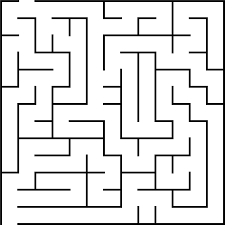
#> input picture 3DMazeSolvers/Solvers/mazes/dijkstra_default.png, 225 x 225 px
$ python Dijkstra.py
#> lines starting #> are read from the running program, lines starting #| are printed output that depends on the picture; after the words box and inside, x2 and y2 are one past the last pixel; in counts of white or black regions, pixels touching at a corner belong together
"""
Source code taken from:
Solving Maze with Python by Max Reynolds:
https://towardsdatascience.com/solving-mazes-with-python-f7a412f2493f
"""

import cv2  # install opencv-python package to use cv2
import matplotlib.pyplot as plt  # install matplotlib package to use pyplot
import numpy as np

# draw starting and ending points in maze image
# default maze - mazes/dijkstra_default.png
img = cv2.imread('mazes/dijkstra_default.png')  # read an image from a file using
#> img is the input picture: shape (225, 225, 3); min 0, max 255, mean 225.5
cv2.circle(img, (25, 5), 3, (0, 0, 255), -1)  # add a circle at (25, 5) - start point - blue
#> img: shape (225, 225, 3); 0.06% of pixels changed, all inside (x1, y1, x2, y2) = (22, 2, 29, 9)
cv2.circle(img, (9, 220), 3, (255, 0, 0), -1)  # add a circle at (9, 220) - end point - red
#> img: shape (225, 225, 3); mean B, G, R 225.3, 225.2, 225.3

"""
your maze - dijkstra_maze.png --- TO CHANGE FOR YOUR MAZE DESIGN ---
"""
# img = cv2.imread('mazes/dijkstra_maze.png')  # read an image from a file using
# cv2.circle(img, (40, 35), 3, (0, 0, 255), -1)  # add a circle at (40, 35) - start point - blue
# cv2.circle(img, (180, 190), 3, (255, 0, 0), -1)  # add a circle at (180, 190) - end point - red


plt.figure()
plt.imshow(img)  # show the image
plt.show()

"""
DO NOT NEED TO CHANGE THIS SECTION --- START
"""


# helper functions and classes
class Vertex:
    def __init__(self, x_coord, y_coord):
        self.x = x_coord
        self.y = y_coord
        self.d = float('inf')  # current distance from source node
        self.parent_x = None
        self.parent_y = None
        self.processed = False
        self.index_in_queue = None


# return neighbor directly above, below, right and left
def get_neighbors(mat, r, c):
    shape = mat.shape
    neighbors = []

    # ensure neighbors are within image boundaries
    if r > 0 and not mat[r - 1][c].processed:
        neighbors.append(mat[r - 1][c])
    if r < shape[0] - 1 and not mat[r + 1][c].processed:
        neighbors.append(mat[r + 1][c])
    if c > 0 and not mat[r][c - 1].processed:
        neighbors.append(mat[r][c - 1])
    if c < shape[1] - 1 and not mat[r][c + 1].processed:
        neighbors.append(mat[r][c + 1])
    return neighbors


def bubble_up(queue, index):
    if index <= 0:
        return queue
    p_index = (index - 1) // 2
    if queue[index].d < queue[p_index].d:
        queue[index], queue[p_index] = queue[p_index], queue[index]
        queue[index].index_in_queue = index
        queue[p_index].index_in_queue = p_index
        queue = bubble_up(queue, p_index)
    return queue


def bubble_down(queue, index):
    length = len(queue)
    lc_index = 2 * index + 1
    rc_index = lc_index + 1
    if lc_index >= length:
        return queue
    if lc_index < length and rc_index >= length:  # just left child
        if queue[index].d > queue[lc_index].d:
            queue[index], queue[lc_index] = queue[lc_index], queue[index]
            queue[index].index_in_queue = index
            queue[lc_index].index_in_queue = lc_index
            queue = bubble_down(queue, lc_index)
    else:
        small = lc_index
        if queue[lc_index].d > queue[rc_index].d:
            small = rc_index
        if queue[small].d < queue[index].d:
            queue[index], queue[small] = queue[small], queue[index]
            queue[index].index_in_queue = index
            queue[small].index_in_queue = small
            queue = bubble_down(queue, small)
    return queue


# implement euclidean squared distance formula
def get_distance(img, u, v):
    return 0.1 + (float(img[v][0]) - float(img[u][0])) ** 2 + \
           (float(img[v][1]) - float(img[u][1])) ** 2 + \
           (float(img[v][2]) - float(img[u][2])) ** 2


def drawPath(img, path, thickness=2):  # path is a list of (x, y) tuples
    x0, y0 = path[0]
    for vertex in path[1:]:
        x1, y1 = vertex
        cv2.line(img, (x0, y0), (x1, y1), (255, 0, 0), thickness)
        x0, y0 = vertex


def find_shortest_path(img, src, dst):
#> called with src = (25, 5), dst = (9, 220)
    pq = []  # min-heap priority queue
    source_x = src[0]
    source_y = src[1]
    dest_x = dst[0]
    dest_y = dst[1]

    imagerows, imagecols = img.shape[0], img.shape[1]
#> imagerows = 225; imagecols = 225
    matrix = np.full((imagerows, imagecols), None)
    # access matrix elements by matrix[row][col]

    # fill matrix with vertices
    for r in range(imagerows):
        for c in range(imagecols):
            matrix[r][c] = Vertex(c, r)
            matrix[r][c].index_in_queue = len(pq)
            pq.append(matrix[r][c])

    # set source distance value to 0
    matrix[source_y][source_x].d = 0

    # maintain min-heap invariant (minimum d Vertex at list index 0)
    pq = bubble_up(pq, matrix[source_y][source_x].index_in_queue)

    while len(pq) > 0:
        u = pq[0]  # smallest-value unprocessed node

        # remove node of interest from the queue
        pq[0] = pq[-1]
        pq[0].index_in_queue = 0
        pq.pop()
        pq = bubble_down(pq, 0)  # min-heap function

        u.processed = True

        neighbors = get_neighbors(matrix, u.y, u.x)
        for v in neighbors:
            dist = get_distance(img, (u.y, u.x), (v.y, v.x))
            if u.d + dist < v.d:
                v.d = u.d + dist
                v.parent_x = u.x  # keep track of the shortest path
                v.parent_y = u.y
                idx = v.index_in_queue
                pq = bubble_down(pq, idx)
                pq = bubble_up(pq, idx)

    path = []
    iter_v = matrix[dest_y][dest_x]
    path.append((dest_x, dest_y))
    while (iter_v.y != source_y or iter_v.x != source_x):
        path.append((iter_v.x, iter_v.y))
        iter_v = matrix[iter_v.parent_y][iter_v.parent_x]
    path.append((source_x, source_y))
    return path


"""
DO NOT NEED TO CHANGE THIS SECTION --- END
"""

# draw shortest route in maze
# default maze - dijkstra_default.png
img = cv2.imread('mazes\dijkstra_default.png')  # read an image from a file using opencv (cv2) library
p = find_shortest_path(img, (25, 5), (9, 220))  # call the function with image, start point and end point

"""
your maze - dijkstra_maze.png --- TO CHANGE FOR YOUR MAZE DESIGN ---
"""
# img = cv2.imread('mazes\dijkstra_maze.png')  # read an image from a file using opencv (cv2) library
# p = find_shortest_path(img, (40, 35), (180, 190))

drawPath(img, p)
#> the loop in drawPath, `for vertex in path[1:]:` made 758 passes
#> vertex on passes 1 to 3: (9, 220), (9, 219), (10, 219)
#> after the loop in drawPath, `for vertex in path[1:]:`:
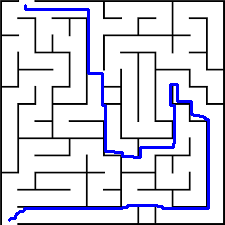
#> img: shape (225, 225, 3); 4.38% of pixels changed, all inside (x1, y1, x2, y2) = (8, 4, 210, 222)
plt.figure()
plt.imshow(img)  # show the image on the screen
plt.show()
